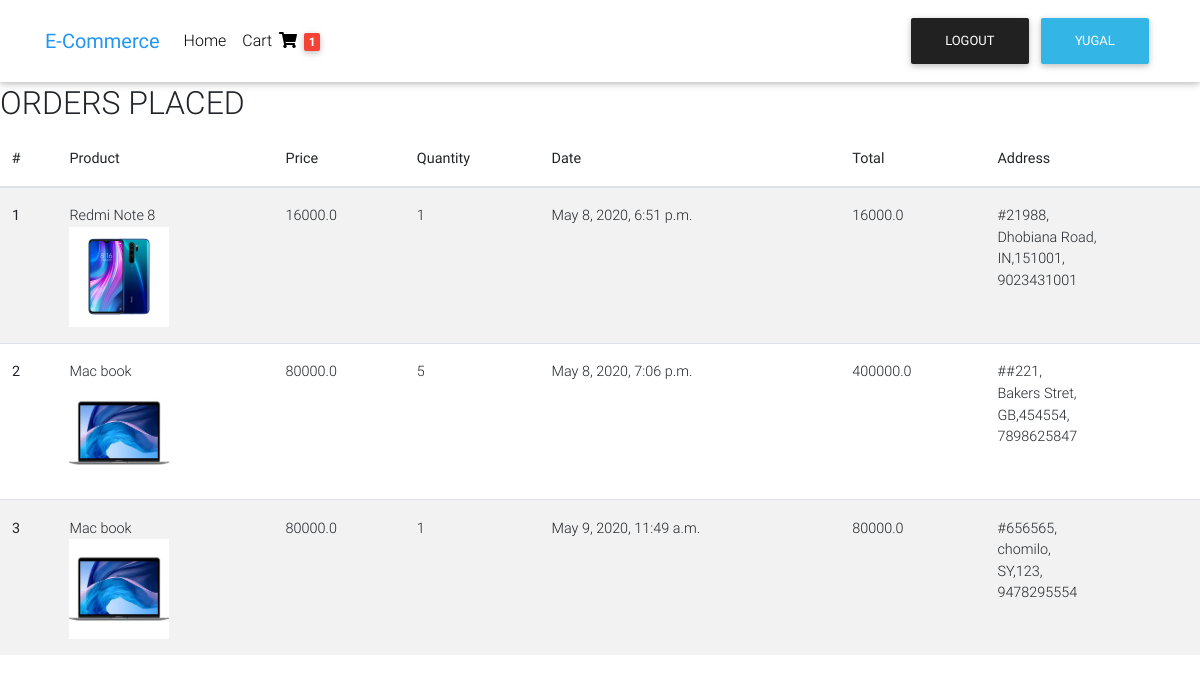
The app's page /placedorders/ (signed in) with its own data.
### ecommerce/models.py (models this page shows, shortened)
class Order(models.Model):
    user=models.ForeignKey(User,on_delete=models.CASCADE)
    orderproducts=models.ForeignKey(Product,on_delete=models.CASCADE)
    quantity=models.IntegerField(default=0)
    date=models.DateTimeField()
    orderaddress=models.ForeignKey('BillingAddress',on_delete=models.SET_NULL,null=True,blank=True)
    orderstatus=models.BooleanField(default=False)
    def itemtotal(self):
        return self.quantity * self.orderproducts.price

class Product(models.Model):
    name=models.CharField(max_length=20)
    category=models.ForeignKey(Category, on_delete=models.CASCADE)
    price=models.FloatField()
    product_image=models.ImageField()
    description=models.CharField(max_length=100)
    oldprice=models.CharField(max_length=10)

class BillingAddress(models.Model):
    user=models.ForeignKey(User,on_delete=models.CASCADE)
    house_address=models.CharField(max_length=50)
    area_address=models.CharField(max_length=50)
    mobile_number=models.IntegerField()
    country=CountryField(blank_label="Select Country")
    zipcode=models.IntegerField()
    payment=models.CharField(max_length=10)

### ecommerce/views.py (the view)
# urls.py: path('placedorders/',placedorders)
def placedorders(request):
    orders_placed=Order.objects.all().filter(user=request.user,orderstatus=True)
    return render(request,'orders.html',{"ordersplaced":orders_placed})

### template/orders.html (shortened to what this page needs)
{% load static %}
<!DOCTYPE html>
<html lang="en">
<head>
  <link rel="stylesheet" href="https://use.fontawesome.com/releases/v5.11.2/css/all.css">
  <link href="{% static 'css/bootstrap.min.css' %}" rel="stylesheet">
  <link href="{% static 'css/mdb.min.css' %}" rel="stylesheet">
</head>
<body>
  <nav class="navbar fixed-top navbar-expand-lg navbar-light white scrolling-navbar">
    <div class="container">
      <a class="navbar-brand waves-effect" target="_blank">
        <strong class="blue-text">E-Commerce</strong>
      </a>
      <div class="collapse navbar-collapse" id="navbarSupportedContent">
        <ul class="navbar-nav mr-auto">
          <li class="nav-item ">
            <a class="nav-link waves-effect" href="/home/">Home
            </a>
          </li>
          <li class="nav-item">
            <a class="nav-link waves-effect" href="/cart/"
              target="">Cart <i class="fas fa-shopping-cart"></i>
              <span class="badge red z-depth-1 mr-1"> 1 </span></a>
          </li>
        </ul>
          <a href="/logout/" type="button" class="btn btn-dark">Logout</a>
          <a type="button" class="btn btn-info">{{user}}</a>
      </div>
    </div>
  </nav>
  <div class="mt-5 pt-4">
    <div class="mt-2 pt-1">
   <h2>ORDERS PLACED</h2>
   </div>
   </div>
   <div class="table-responsive">
    <table class="table table-striped">
      <thead>
        <tr>
          <th>#</th>
          <th>Product</th>
          <th>Price</th>
          <th>Quantity</th>
          <th>Date</th>
          <th>Total</th>
          <th>Address</th>
        </tr>
      </thead>
      <tbody>
          {% for i in ordersplaced %}
        <tr>
          <th scope="row">{{forloop.counter}}</th>
          <td>{{i.orderproducts.name}}
              <br>
              <img src='{{MEDIA_URL}}{{i.orderproducts.product_image}}' height="100" width="100">
          </td>
          <td>{{i.orderproducts.price}}</td>
          <td>{{i.quantity}} </td>
          <td>{{i.date}}</td>
          <td>{{i.itemtotal}}</td>
          <td>#{{i.orderaddress.house_address}},
              <br>
              {{i.orderaddress.area_address}},
              <br>
              {{i.orderaddress.country}},{{i.orderaddress.zipcode}},
              <br>
              {{i.orderaddress.mobile_number}}
          </td>
        </tr>
        {% endfor %}
      </tbody>
    </table>
  </div>

### template/orders.html (style rules this page uses)
html, body, header, .carousel { height: 60vh; }

### records on screen
Order: orderproducts.name "Redmi Note 8", orderproducts.product_image (picture), orderproducts.price "16000.0", quantity "1", date "May 8, 2020, 6:51 p.m.", itemtotal "16000.0", orderaddress.house_address "21988", orderaddress.area_address "Dhobiana Road", orderaddress.country "IN", orderaddress.zipcode "151001", orderaddress.mobile_number "9023431001"
Order: orderproducts.name "Mac book", orderproducts.product_image (picture), orderproducts.price "80000.0", quantity "5", date "May 8, 2020, 7:06 p.m.", itemtotal "400000.0", orderaddress.house_address "#221", orderaddress.area_address "Bakers Stret", orderaddress.country "GB", orderaddress.zipcode "454554", orderaddress.mobile_number "7898625847"
Order: orderproducts.name "Mac book", orderproducts.product_image (picture), orderproducts.price "80000.0", quantity "1", date "May 9, 2020, 11:49 a.m.", itemtotal "80000.0", orderaddress.house_address "656565", orderaddress.area_address "chomilo", orderaddress.country "SY", orderaddress.zipcode "123", orderaddress.mobile_number "9478295554"

### other values on screen
{{ user }} "YUGAL"
